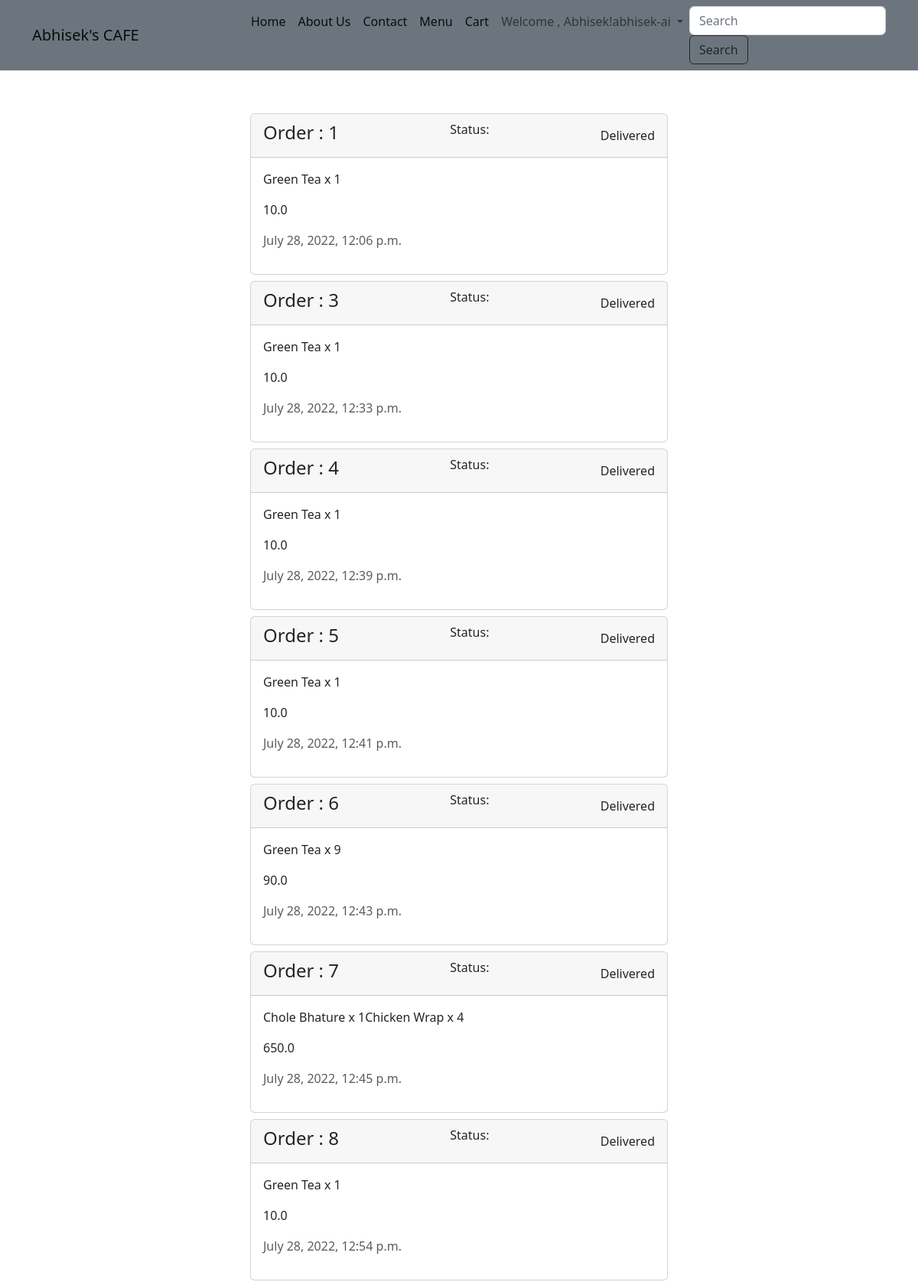
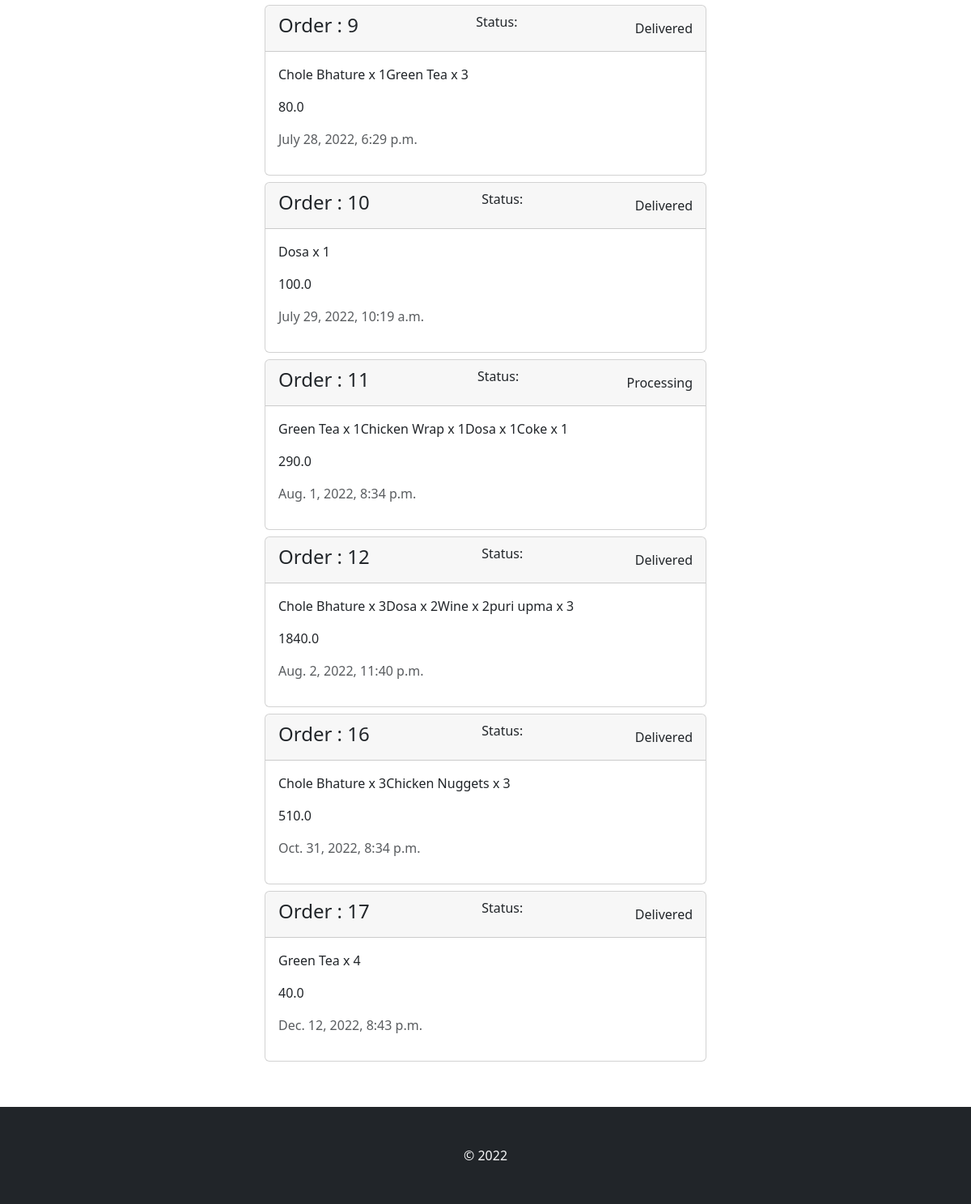
/food/orders/ (signed in), run on the app's committed database (2 pictures, top to bottom).
### food/models.py (models this page shows, shortened)
class Order(models.Model):
    user = models.ForeignKey(User , on_delete=models.DO_NOTHING)
    order_details = models.CharField(max_length=500)
    total_price = models.FloatField()
    is_ready = models.BooleanField(default = False)
    is_delivered = models.BooleanField(default = True)
    created_at = models.DateTimeField(auto_now_add = True)
    updated_at = models.DateTimeField(auto_now = True)

### food/views.py (the view)
# urls.py: path('orders/' , views.orders , name="orders"),
def orders(request):
    orders = Order.objects.filter(user=request.user)
    context= {
        "orders" : orders
    }
    return render(request , 'food/orders.html',context)

### templates/food/orders.html
{% extends 'base.html' %}
{% block content  %}
    <div class="container">
        <div class="row my-5">
            <div class="col-md-6 mx-auto">
                {% for order in orders %}
                    <div class="card my-2">
                        <div class="card-header d-flex justify-content-between align-items-center">
                            <h4 class="h4">Order : {{order.id}}</h4>
                            <p class="text-lead">Status:</p>
                            {% if order.is_ready and order.is_delivered %}
                                Delivered
                            {% elif order.is_ready %}
                                Ready
                            {% else %}
                                Processing
                            {% endif %}
                        </div>
                        <div class="card-body">
                            <p class="text-lead">{{order.order_details}}</p>
                            <p>{{order.total_price}}</p>
                            <p class="text-muted">{{order.created_at}}</p>
                        </div>
                    </div>
                {% endfor %}
            </div>
        </div>
    </div>
{% endblock content  %}

### templates/base.html (shortened to what this page needs)
{% load static %}
<!DOCTYPE html>
<html lang="en">
<head>
    <link rel="stylesheet" href="{% static 'bs/bootstrap.min.css' %}">
    <link rel="stylesheet" href="{% static 'css/style.css'%}"
    {% block css %}
    {% endblock css %}
</head>
<body>
    <nav class="navbar navbar-expand-lg bg-secondary">
        <div class="container">
          <a class="navbar-brand" href="#">Abhisek's CAFE</a>
          <div class="collapse navbar-collapse" id="navbarSupportedContent">
            <ul class="navbar-nav ms-auto mb-2 mb-lg-0">
              <li class="nav-item">
                <a class="nav-link active" aria-current="home" href="{% url 'home' %}">Home</a>
              </li>
              <li class="nav-item">
                <a class="nav-link active" aria-current="about_us" href="{% url 'about_us' %}">About Us</a>
              </li>
              <li class="nav-item">
                <a class="nav-link active" aria-current="contact" href="{% url 'contact' %}">Contact</a>
              </li>
              <li class="nav-item">
                <a class="nav-link active" aria-current="menu" href="{% url 'menu' %}">Menu</a>
              </li>
              {% if user.is_authenticated %}
                <li class="nav-item">
                  <a class="nav-link active" aria-current="cart" href="{% url 'cart' %}">Cart</a>
                </li>
                <li class="nav-item dropdown">
                <a class="nav-link dropdown-toggle" href="#" role="button" data-bs-toggle="dropdown" aria-expanded="false">
                  Welcome , Abhisek!{{user.username}}
                </a>
              </li>
                <form class="form-inline">
                  <input class="form-control mr-sm-2" type="search" placeholder="Search" aria-label="Search">
                  <button class="btn btn-outline-dark my-2 my-sm-0 mx-8" type="submit">Search</button>
                </form>
              </div>
              </div>
              {%endif%}
      </nav>
    {% block content%}
    {% endblock content%}
    <footer class="bg-dark text-light p-5 text-center">
        &copy; 2022
    </footer>

### data on the page
Order: id "1", is_ready "Delivered", order_details "Green Tea x 1", total_price "10.0", created_at "July 28, 2022, 12:06 p.m."
Order: id "3", is_ready "Delivered", order_details "Green Tea x 1", total_price "10.0", created_at "July 28, 2022, 12:33 p.m."
Order: id "4", is_ready "Delivered", order_details "Green Tea x 1", total_price "10.0", created_at "July 28, 2022, 12:39 p.m."
Order: id "5", is_ready "Delivered", order_details "Green Tea x 1", total_price "10.0", created_at "July 28, 2022, 12:41 p.m."
Order: id "6", is_ready "Delivered", order_details "Green Tea x 9", total_price "90.0", created_at "July 28, 2022, 12:43 p.m."
Order: id "7", is_ready "Delivered", order_details "Chole Bhature x 1Chicken Wrap x 4", total_price "650.0", created_at "July 28, 2022, 12:45 p.m."
Order: id "8", is_ready "Delivered", order_details "Green Tea x 1", total_price "10.0", created_at "July 28, 2022, 12:54 p.m."
Order: id "9", is_ready "Delivered", order_details "Chole Bhature x 1Green Tea x 3", total_price "80.0", created_at "July 28, 2022, 6:29 p.m."
Order: id "10", is_ready "Delivered", order_details "Dosa x 1", total_price "100.0", created_at "July 29, 2022, 10:19 a.m."
Order: id "11", is_ready "Processing", order_details "Green Tea x 1Chicken Wrap x 1Dosa x 1Coke x 1", total_price "290.0", created_at "Aug. 1, 2022, 8:34 p.m."
Order: id "12", is_ready "Delivered", order_details "Chole Bhature x 3Dosa x 2Wine x 2puri upma x 3", total_price "1840.0", created_at "Aug. 2, 2022, 11:40 p.m."
Order: id "16", is_ready "Delivered", order_details "Chole Bhature x 3Chicken Nuggets x 3", total_price "510.0", created_at "Oct. 31, 2022, 8:34 p.m."
Order: id "17", is_ready "Delivered", order_details "Green Tea x 4", total_price "40.0", created_at "Dec. 12, 2022, 8:43 p.m."

### other printed values
{{ user.username }} "abhisek-ai"
